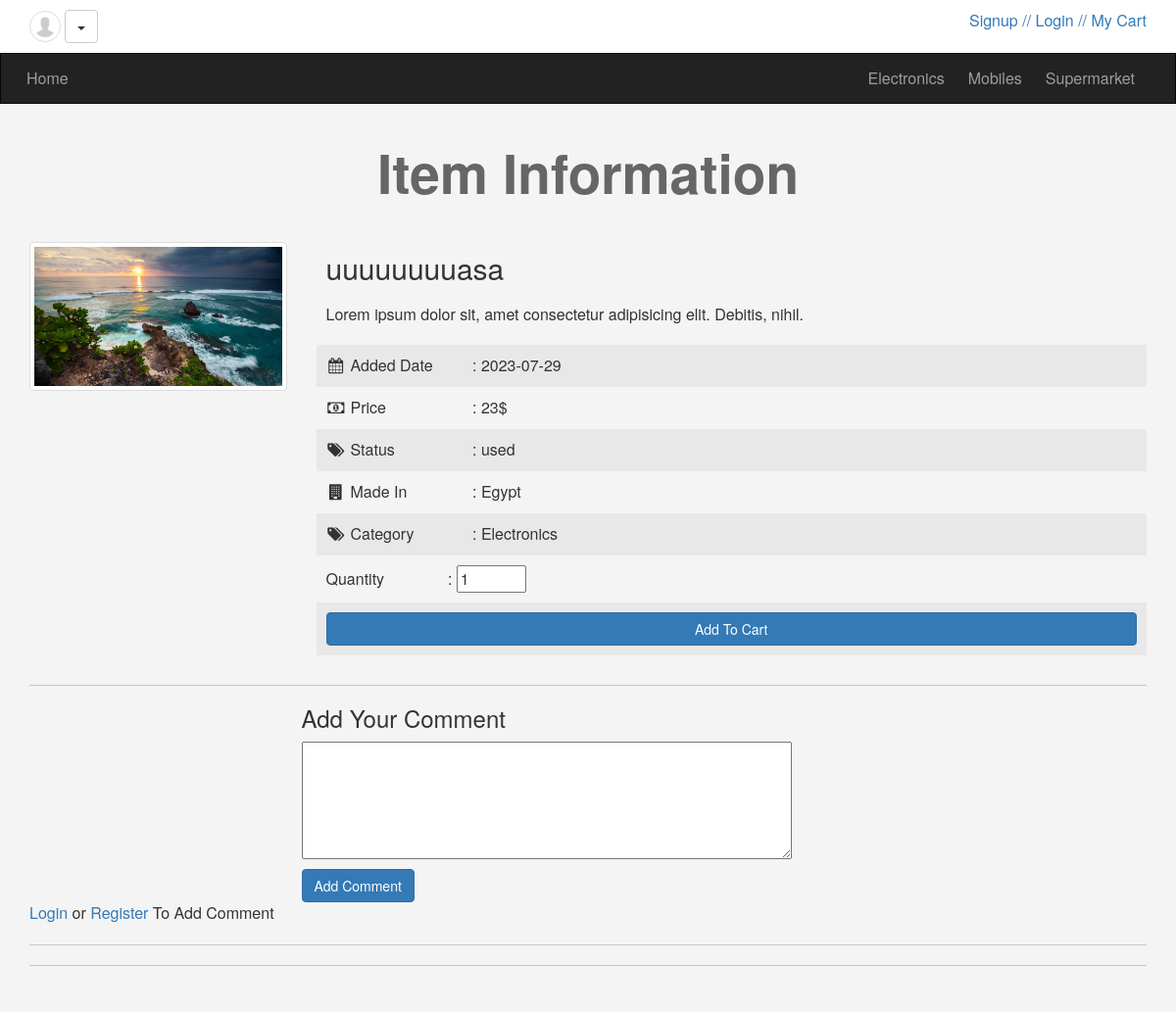
Page /items.php?itemid=6 on the committed database.
### tables this page shows
CREATE TABLE `categories` (
  `id` smallint(6) NOT NULL,
  `name` varchar(100) NOT NULL,
  `description` text DEFAULT NULL,
  `ordaring` int(11) DEFAULT NULL,
  `visibility` tinyint(4) NOT NULL DEFAULT 0,
  `allow_comment` tinyint(4) NOT NULL DEFAULT 0,
  `allow_ads` tinyint(4) NOT NULL DEFAULT 0
);

CREATE TABLE `items` (
  `item_id` int(11) NOT NULL,
  `name` varchar(100) NOT NULL,
  `description` text NOT NULL,
  `country` varchar(50) NOT NULL,
  `price` varchar(20) NOT NULL,
  `category` varchar(100) NOT NULL,
  `image` varchar(255) NOT NULL,
  `item_date` date NOT NULL,
  `item_status` varchar(30) NOT NULL,
  `approve` tinyint(1) NOT NULL DEFAULT 0
);

### init.php (called while the page is built, shortened)
<?php
	$tpl 	= 'includes/templates/';
	$func	= 'includes/functions/';
	$css 	= 'layout/css/';
	include $func . 'functions.php';
	include $tpl . 'header.php';

### includes/functions/functions.php (called while the page is built, shortened)
<?php
class Connection
{
    private $dsn = "mysql:host=localhost;dbname=ecommerce";
    private $user = "root";
    private $pass = "";
    private $options = array(
        PDO::MYSQL_ATTR_INIT_COMMAND => "SET NAMES utf8",
    );
    public $conn;
    public function __construct()
    {
        try {
            $this->conn = new PDO($this->dsn, $this->user, $this->pass, $this->options);
            $this->conn->setAttribute(PDO::ATTR_ERRMODE, PDO::ERRMODE_EXCEPTION);
        } catch (PDOException $e) {
            echo "Failed to connect " . $e->getMessage();
        }
    }
    public function fetch_data($filed, $table, $where = NULL, $value = NULL, $order = NULL, $limit = NULL, $all = NULL)
    {
        if($value == NULL) {
            if($all == NULL) {
                $stmt = $this->conn->prepare("SELECT $filed FROM $table $order $limit");
                $stmt->execute();
                return $stmt->fetch();
            }
            elseif($all == "fetchAll") {
                $stmt = $this->conn->prepare("SELECT $filed FROM $table $order $limit");
                $stmt->execute();
                return $stmt->fetchAll();
            }
        } else{
            if($all == NULL) {
                $stmt = $this->conn->prepare("SELECT $filed FROM $table WHERE $where = ? $order $limit");
                $stmt->execute(array($value));
                return $stmt->fetch();
            }
            elseif($all == "fetchAll") {
                $stmt = $this->conn->prepare("SELECT $filed FROM $table WHERE $where = ? $order $limit");
                $stmt->execute(array($value));
                return $stmt->fetchAll();
            }
        }
    }
}

### items.php (the view, shortened to what this page needs)
<?php
include 'init.php';
if(isset($_GET['itemid']) && is_numeric($_GET['itemid'])){
	$check_item = new Connection();
	$item = $check_item->fetch_data("*", "items", "item_id", intval($_GET['itemid']));
	if(!empty($item)){
?>
		<h1 class="text-center">Item Information</h1>
		<div class="container">
			<div class="row">
				<div class="col-md-3">
					<img class="img-responsive img-thumbnail center-block" src="<?= $item['image']; ?>" alt="avatar" />
				</div>
				<div class="col-md-9 item-info">
					<h2><?= $item['name']; ?></h2>
					<p><?= $item['description']; ?></p>
					<ul class="list-unstyled">
						<li>
							<i class="fa fa-calendar fa-fw"></i>
							<span>Added Date</span> : <?= $item['item_date']; ?>
						</li>
						<li>
							<i class="fa fa-money fa-fw"></i>
							<span>Price</span> : <?= $item['price']; ?>
						</li>
						<li>
						<i class="fa fa-tags fa-fw"></i>
							<span>Status</span> : <?= $item['item_status']; ?>
						</li>
						<li>
							<i class="fa fa-building fa-fw"></i>
							<span>Made In</span> : <?= ucfirst($item['country']); ?>
						</li>
						<li>
							<i class="fa fa-tags fa-fw"></i>
							<span>Category</span> : <?= $item['category']; ?>
						</li>
						<li>
							<form action="<?= $_SERVER['PHP_SELF'];?>?itemid=<?= $item['item_id'];?>" method="POST">
							<span>Quantity</span> : <input type="number" name="number" min="1" max="100" value="<?= isset($_POST['quantity']) ? $_POST['number'] : 1;?>">
						</li>
						<li>
							<input class="btn btn-primary btn-block" name="quantity" type="submit" value="Add To Cart" />
					</li>
					</ul>
				</div>
			</div>
			<hr class="custom-hr">
			<div class="row">
				<div class="col-md-offset-3">
					<div class="add-comment">
						<h3>Add Your Comment</h3>
						<form action="?itemid=<?= $item['item_id'];?>" method="POST">
							<textarea name="comment" ></textarea>
							<input class="btn btn-primary" name="comments" type="submit" value="Add Comment">
						</form>
					</div>
				</div>
			</div>
			<?php
				if(!isset($_SESSION['user'])) {
					echo '<a href="login.php">Login</a> or <a href="register.php">Register</a> To Add Comment';
				}
			?>
				<?php
					$connect = new Connection();
					$stmt = $connect->conn->prepare("SELECT u.full_name, u.image, c.comment
														FROM users u LEFT JOIN comments c
														ON u.user_id = c.com_from_user
														WHERE c.com_to_item = ?
														");
					$stmt->execute(array($_GET['itemid']));
					$comments = $stmt->fetchAll();
					if(isset($comments)) {
						echo '<hr class="custom-hr">';
							?>
							<?php
							echo '<hr class="custom-hr">';
							}?>
		</div>
					<?php }?>
	<?php }?>
<?php
	include $tpl . 'footer.php';
?>

### includes/templates/header.php (shortened to what this page needs)
<!DOCTYPE html>
<html>
	<head>
		<link rel="stylesheet" href="<?php echo $css ?>bootstrap.min.css" />
		<link rel="stylesheet" href="<?php echo $css ?>font-awesome.min.css" />
		<link rel="stylesheet" href="<?php echo $css ?>jquery-ui.css" />
		<link rel="stylesheet" href="<?php echo $css ?>jquery.selectBoxIt.css" />
		<link rel="stylesheet" href="<?php echo $css ?>front.css" />
	</head>
	<body>
	<div class="upper-bar">
		<div class="container">
				<img class="my-image img-thumbnail img-circle" src="./uploads/img.png" alt="" />
				<div class="btn-group my-info">
					<span class="btn btn-default dropdown-toggle" data-toggle="dropdown">
						<span class="caret"></span>
					</span>
				</div>
				<a href="cart.php">
							<span class="pull-right">/ My Cart</span>
				</a>
				<?php
					if(!isset($_SESSION['user'])) {
						echo '<a href="login.php"><span class="pull-right">/ Login /</span></a>';
						echo '<a href="register.php"><span class="pull-right"> Signup /</span></a>';
					}
				?>
		</div>
	</div>
	<nav class="navbar navbar-inverse">
	  <div class="container">
	    <div class="navbar-header">
	      <a class="navbar-brand" href="index.php">Home</a>
	    </div>
	    <div class="collapse navbar-collapse" id="app-nav">
	        <ul class="nav navbar-nav navbar-right">
				<?php
					$connect = new Connection();
					$all_cats = $connect->fetch_data("id, name", "categories", "visibility", "1", "ORDER BY ordaring", all: "fetchAll");
					if(!empty($all_cats)) {
						foreach($all_cats as $cat) {
							echo "<li>
									<a href='index.php?cat=$cat[name]'>$cat[name]</a>
								</li>";
						}
					}
				?>
	        </ul>
	    </div>
	  </div>
	</nav>

### layout/css/front.css (style rules this page uses)
body { background-color: #F4F4F4; font-size: 16px; height: 3000px; }
h1 { font-size: 55px; margin: 40px 0; font-weight: bold; color: #666; }
.navbar { border-radius: 0; margin-bottom: 0; }
.nav > li > a, .navbar-brand { padding: 15px 12px; }
.navbar-brand { font-size: 1em; }
.upper-bar { padding: 10px; background-color: #FFF }
.my-image { width: 32px; height: 32px; }
.item-info h2 { padding: 10px; margin: 0; }
.item-info p { padding: 10px; }
.item-info ul li { padding: 10px; }
.item-info ul li:nth-child(odd) { background-color: #e8e8e8; }
.item-info ul li span { display: inline-block; width: 120px; }
.add-comment h3 { margin: 0 0 10px; }
.add-comment textarea { display: block; margin-bottom: 10px; width: 500px; height: 120px; }
.custom-hr { border-top: 1px solid #c9c9c9; }

### rows in the picture
categories: name "Electronics"
categories: name "Mobiles"
categories: name "Supermarket"
items: image (picture), name "uuuuuuuuasa", description "Lorem ipsum dolor sit, amet consectetur adipisicing elit. Debitis, nihil.", item_date "2023-07-29", price "23$", item_status "used", country "Egypt", category "Electronics"
